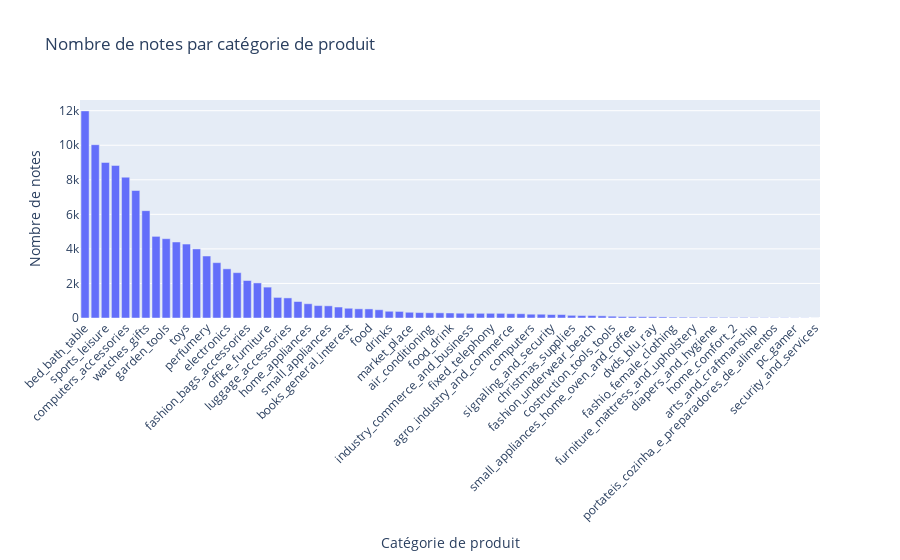

This figure's notebook cell:
### Code cell
product_review_counts = final_data['product_category_name'].value_counts().reset_index()
product_review_counts.columns = ['product_category_name', 'review_count']

fig = px.bar(
    product_review_counts,
    x='product_category_name',
    y='review_count',
    title='Nombre de notes par catégorie de produit',
    labels={'product_category_name': 'Catégorie de produit', 'review_count': 'Nombre de notes'},
)
fig.update_layout(xaxis={'categoryorder':'total descending'}, xaxis_tickangle=-45)
fig.show()

### Figure 1 — Plotly figure (JSON) as saved in the notebook; plotly's stock layout.template omitted (floating-point values rounded to 4 significant figures)
{"data": [{"alignmentgroup": "True", "hovertemplate": "Catégorie de produit=%{x}<br>Nombre de notes=%{y}<extra></extra>", "legendgroup": "", "marker": {"color": "#636efa", "pattern": {"shape": ""}}, "name": "", "offsetgroup": "", "orientation": "v", "showlegend": false, "textposition": "auto", "type": "bar", "x": ["bed_bath_table", "health_beauty", "sports_leisure", "furniture_decor", "computers_accessories", "housewares", "watches_gifts", "telephony", "garden_tools", "auto", "toys", "cool_stuff", "perfumery", "baby", "electronics", "stationery", "fashion_bags_accessories", "pet_shop", "office_furniture", "consoles_games", "luggage_accessories", "construction_tools_construction", "home_appliances", "musical_instruments", "small_appliances", "home_construction", "books_general_interest", "furniture_living_room", "food", "home_confort", "drinks", "audio", "market_place", "construction_tools_lights", "air_conditioning", "kitchen_dining_laundry_garden_furniture", "food_drink", "fashion_shoes", "industry_commerce_and_business", "books_technical", "fixed_telephony", "home_appliances_2", "agro_industry_and_commerce", "costruction_tools_garden", "computers", "art", "signaling_and_security", "construction_tools_safety", "christmas_supplies", "fashion_male_clothing", "fashion_underwear_beach", "furniture_bedroom", "costruction_tools_tools", "tablets_printing_image", "small_appliances_home_oven_and_coffee", "cine_photo", "dvds_blu_ray", "books_imported", "fashio_female_clothing", "party_supplies", "furniture_mattress_and_upholstery", "music", "diapers_and_hygiene", "flowers", "home_comfort_2", "fashion_sport", "arts_and_craftmanship", "la_cuisine", "portateis_cozinha_e_preparadores_de_alimentos", "cds_dvds_musicals", "pc_gamer", "fashion_childrens_clothes", "security_and_services"], "xaxis": "x", "y": [11988, 10032, 9004, 8832, 8150, 7380, 6213, 4726, 4590, 4400, 4281, 3999, 3589, 3204, 2846, 2625, 2170, 2030, 1788, 1192, 1163, 955, 826, 719, 705, 635, 565, 532, 526, 478, 390, 381, 332, 314, 302, 299, 291, 278, 272, 272, 272, 270, 252, 247, 220, 219, 201, 199, 155, 145, 144, 126, 105, 87, 78, 74, 71, 62, 50, 46, 41, 40, 39, 33, 31, 31, 24, 16, 15, 14, 10, 8, 2], "yaxis": "y"}], "layout": {"barmode": "relative", "legend": {"tracegroupgap": 0}, "title": {"text": "Nombre de notes par catégorie de produit"}, "xaxis": {"anchor": "y", "categoryorder": "total descending", "domain": [0, 1], "tickangle": -45, "title": {"text": "Catégorie de produit"}}, "yaxis": {"anchor": "x", "domain": [0, 1], "title": {"text": "Nombre de notes"}}}}
